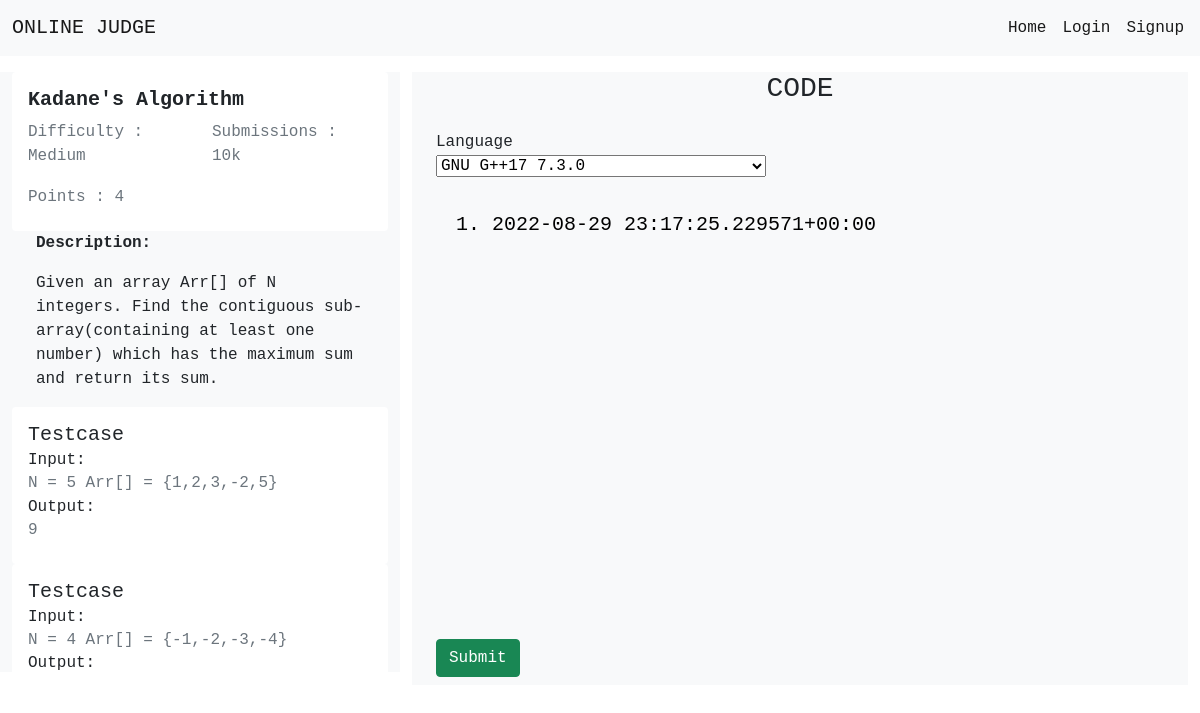
The page /online_judge/problem/103 on the database its author committed.
### online_judge/models.py (models this page shows, shortened)
class Problem(models.Model):
    problemId = models.IntegerField(primary_key=True)
    title = models.CharField(null=False, max_length=200)
    description = models.CharField(null=False, max_length=2000)
    difficulty = models.CharField(null=False, max_length=10)
    solved = models.BooleanField(default=False)
    score = models.IntegerField(default=0)
    topic = models.CharField(null=False, max_length=30)
    code_text= models.TextField( max_length=10000)

class Testcase(models.Model):
    problemId = models.ForeignKey(Problem, on_delete=models.CASCADE)
    input = models.CharField(null=False, max_length=1000)
    output = models.CharField(null=False, max_length=1000)

### online_judge/views.py (the view, shortened to what this page needs)
# urls.py: path('problem/<int:problem_id>', views.submission, name='submission'),
def submission(request, problem_id):
    problem = get_object_or_404(Problem, pk=problem_id)
    compiled = False
    code_text = ""
    return render(request, 'pages/submission.html', {'problem': problem, 'compiled': compiled,
                                                     'code_text': code_text})

### online_judge/templates/pages/submission.html (shortened to what this page needs)
<!DOCTYPE html>
<html lang="en">
<head>
    <link href="https://cdn.jsdelivr.net/npm/bootstrap@5.0.2/dist/css/bootstrap.min.css" rel="stylesheet">
</head>
<body>
    <nav class="navbar navbar-expand-lg navbar-light bg-light">
        <div class="container-fluid">
            <a class="navbar-brand" href="#">ONLINE JUDGE</a>
        </div>
        <div class="collapse navbar-collapse align-items-right mx-2" id="navbarScroll">
            <div class="d-flex">
                <ul class="navbar-nav me-auto my-2 my-lg-0 navbar-nav-scroll" style="--bs-scroll-height: 100px;">
                    <li class="nav-item">
                        <a class="nav-link active" aria-current="page" href="/online_judge/home">Home</a>
                    </li>
                    {% if user.is_authenticated %}
                    <li class="nav-item">
                        <a class="nav-link active" aria-current="page" href="/online_judge/profile">{{ user.username }}</a>
                    </li>
                    <li class="nav-item">
                        <a class="nav-link active" aria-current="page" href="/online_judge/logout">Logout</a>
                    </li>
                    {% else %}
                    <li class="nav-item">
                        <a class="nav-link active" aria-current="page" href="/online_judge/login">Login</a>
                    </li>
                    <li class="nav-item">
                        <a class="nav-link active" aria-current="page" href="/online_judge/signup">Signup</a>
                    </li>
                    {% endif %}
                </ul>
            </div>
        </div>
    </nav>
    <div class="container-fluid ">
        <div class="row my-3 ">
            <div class="col-4 bg-light " style="overflow: scroll;height:600px ">
                <div class="card " style="border: None; ">
                    <div class="card-body ">
                        <h5 class="card-title "><strong>{{ problem.title }}</strong></h5>
                        <div class="row">
                            <div class="col-6">
                                <h6 class="card-subtitle mb-2 text-muted " style="display: inline;">Difficulty : {{ problem.difficulty }}</h6>
                            </div>
                            <div class="col-6">
                                <h6 class="card-subtitle mb-2 text-muted " style="display: inline;">Submissions : 10k</h6>
                            </div>
                        </div>
                        <br class="">
                        <h6 class="card-subtitle mb-2 text-muted ">Points : {{ problem.score }}</h6>
                    </div>
                </div>
                <div class="container-fluid bg-light ">
                    <p class=" "><strong>Description:</strong></p>
                    <p class=" ">{{ problem.description }}</p>
                </div>
                {% for testcase in problem.testcase_set.all %}
                <div class="card " style="border: None; ">
                    <div class="card-body ">
                        <h5 class="card-title ">Testcase</h5>
                        <h6 class="card-subtitle mb-2 ">Input:</h6>
                        <h6 class="card-subtitle mb-2 text-muted ">{{ testcase.input }}</h6>
                        <h6 class="card-subtitle mb-2">Output:</h6>
                        <h6 class="card-subtitle mb-2 text-muted ">{{ testcase.output }}</h6>
                    </div>
                </div>
                {% endfor %}
            </div>
            <div class="col-8 ">
                <div class="container-fluid bg-light ">
                    <h3 class="text-center mb-4 opacity-h ">CODE</h3>
                    <div class="row ">
                        <div class="col-lg-7 ">
                            Language
                            <select name="language " id="id_language ">
                              <option value="54 " selected>GNU G++17 7.3.0</option>
                        </select>
                        </div>
                    </div>
                    <div class="form-outline my-4">
                        <form role="form" enctype="multipart/form-data" method="post">
                            <textarea name="code" class="form-control " rows="15" placeholder="Enter Your Code" id="editing" spellcheck="false"
                             oninput="update(this.value); sync_scroll(this);" onscroll="sync_scroll(this);" onkeydown="check_tab(this, event);">{{ problem.code_text|linenumbers }}</textarea>
                            <button class="btn btn-success btn-md my-2 " type="submit ">Submit</button>
                        </form>
                    </div>
                </div>
            </div>
        </div>
    </div>
</body>
</html>

### online_judge/templates/pages/submission.html (style rules this page uses)
#editing, #highlighting { margin: 10px; padding: 10px; border: 0; width: calc(100% - 32px); height: 150%; }
#editing, #highlighting, #highlighting * { font-size: 15pt; font-family: monospace; line-height: 20pt; tab-size: 2; }
#editing { z-index: 1; }
#editing { color: black; background: transparent; caret-color: black; }
#editing, #highlighting { overflow: auto; white-space: nowrap; }
#editing { resize: none; }
* { font-family: "Fira Code", monospace; }

### rows shown on the page
Problem: title "Kadane's Algorithm", difficulty "Medium", score "4", description "Given an array Arr[] of N integers. Find the contiguous sub-array(containing at least one number) which has the maximum sum and return its sum.", code "1. 2022-08-29 23:17:25.229571+00:00"
Testcase: input "N = 5 Arr[] = {1,2,3,-2,5}", output "9"
Testcase: input "N = 4 Arr[] = {-1,-2,-3,-4}"
